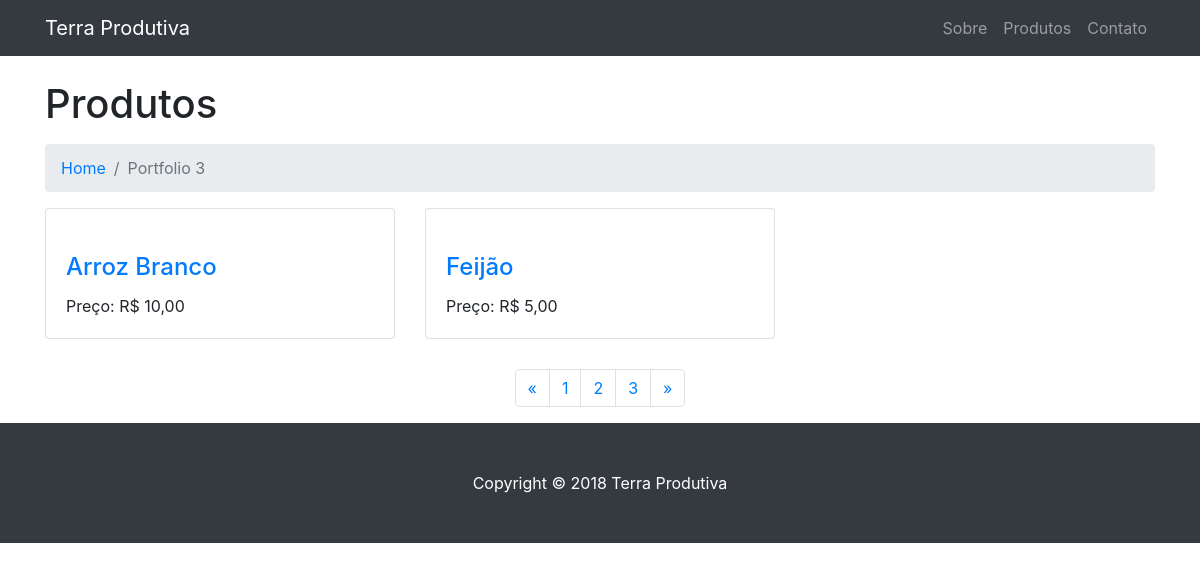
Page /catalogo/produtos.php on the committed database.
### tables this page shows
CREATE TABLE IF NOT EXISTS `produto` (
  `codigo` int(11) NOT NULL AUTO_INCREMENT,
  `titulo` varchar(50) NOT NULL,
  `preco` decimal(10,2) NOT NULL,
  `categoriacodigo` int(11) NOT NULL,
  `destaque` tinyint(1) NOT NULL,
  `foto` varchar(50) NOT NULL,
  PRIMARY KEY (`codigo`),
  KEY `categoriacodigo` (`categoriacodigo`)
);

### catalogo/admin/dao/produto.dao.php (called while the page is built, shortened)
<?php
class ProdutoDAO extends Conexao {
    function ListarTudo() {
        $resultado = $this->query("SELECT * FROM produto ORDER BY titulo");
        $resultado->setFetchMode(PDO::FETCH_ASSOC);
        $produtos = $resultado->fetchAll();
        return $produtos;
    }
}
?>

### catalogo/produtos.php (the view, shortened to what this page needs)
<?php include ("inc/topo.php");?>
<?php
    include("admin/dao/produto.dao.php");
    $produtoDAO = new ProdutoDAO();
    if (isset($_GET["categoria"]) && $_GET["categoria"] != ""){
        $categoriaDAO =new CategoriaDAO();
        $categoria = $categoriaDAO->BuscarPorCodigo($_GET["categoria"]);
        $titulo = $categoria["nome"];
        $produtosLista = $produtoDAO->ListarPorCategoria($_GET["categoria"]);
    } else {
        $titulo = "Produtos";
        $produtosLista = $produtoDAO->ListarTudo();
    }
?>
    <div class="container">
      <h1 class="mt-4 mb-3"><?=$titulo?>
      </h1>
      <ol class="breadcrumb">
        <li class="breadcrumb-item">
          <a href="index.html">Home</a>
        </li>
        <li class="breadcrumb-item active">Portfolio 3</li>
      </ol>
      <div class="row">
          <?php
          foreach($produtosLista as $produto)
          {
                  $foto = $produto["foto"]!=""
                    ? "admin/fotos/produtos/" . $produto["foto"]
                    : "http://placehold.it/700x400";
          ?>
        <div class="col-lg-4 col-sm-6 portfolio-item">
          <div class="card h-100">
            <a href="#"><img class="card-img-top" src="<?=$foto?>" alt=""></a>
            <div class="card-body">
              <h4 class="card-title">
                <a href="produto.php?produto=<?=$produto["codigo"]?>"><?=$produto["titulo"]?></a>
              </h4>
              <p class="card-text">
                Preço: R$ <?=number_format($produto["preco"],2,",",".")?>
                </p>
            </div>
          </div>
        </div>
          <?php
          }
          ?>
      </div>
      <ul class="pagination justify-content-center">
        <li class="page-item">
          <a class="page-link" href="#" aria-label="Previous">
            <span aria-hidden="true">&laquo;</span>
          </a>
        </li>
        <li class="page-item">
          <a class="page-link" href="#">1</a>
        </li>
        <li class="page-item">
          <a class="page-link" href="#">2</a>
        </li>
        <li class="page-item">
          <a class="page-link" href="#">3</a>
        </li>
        <li class="page-item">
          <a class="page-link" href="#" aria-label="Next">
            <span aria-hidden="true">&raquo;</span>
          </a>
        </li>
      </ul>
    </div>
<?php include("inc/rodape.php");?>

### catalogo/css/modern-business.css (style rules this page uses)
body { padding-top: 54px; }
@media (min-width: 992px) { body { padding-top: 56px; } }
.portfolio-item { margin-bottom: 30px; }

### rows in the picture
produto: titulo "Arroz Branco", preco "10,00"
produto: titulo "Feijão", preco "5,00"

### other values in the picture
$titulo "Produtos"
